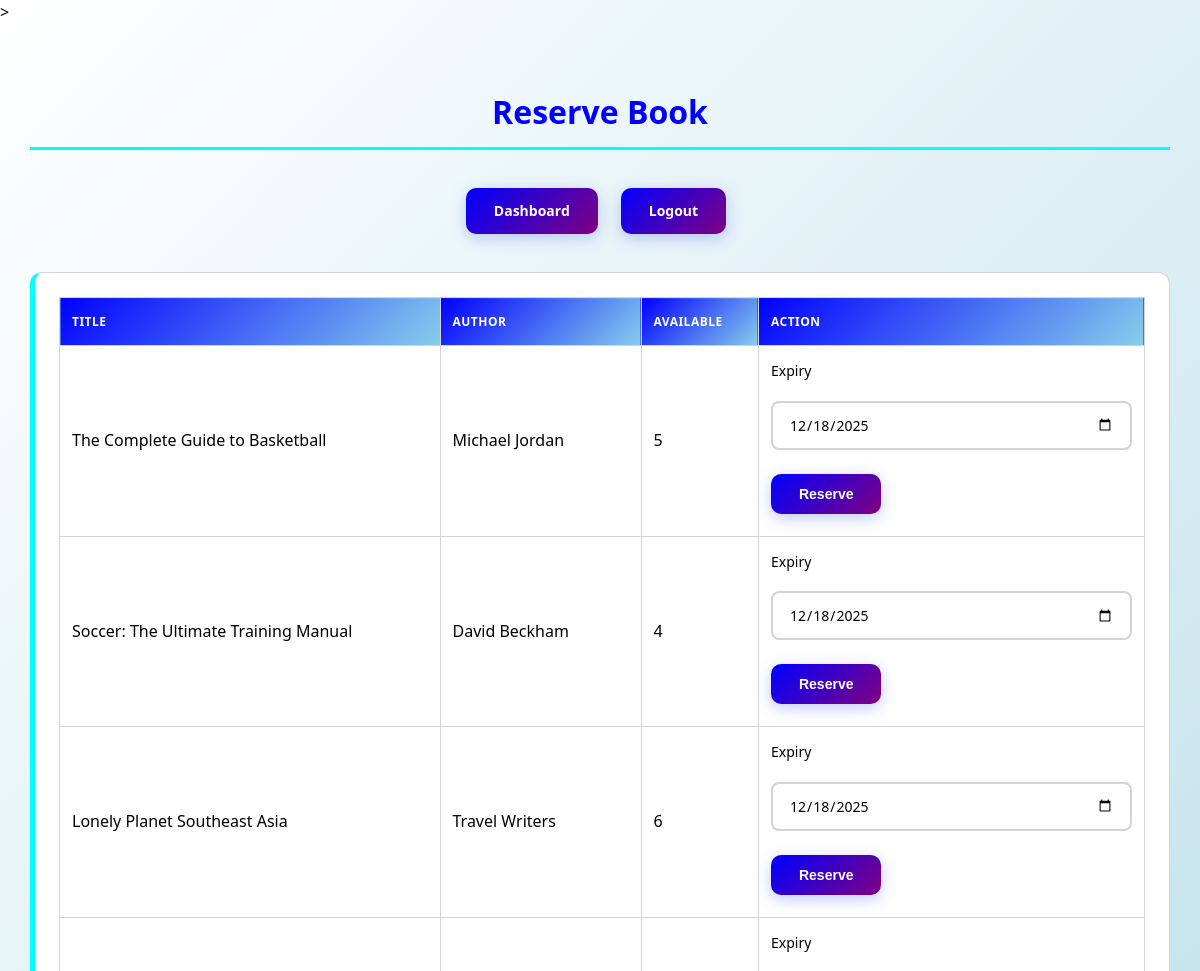
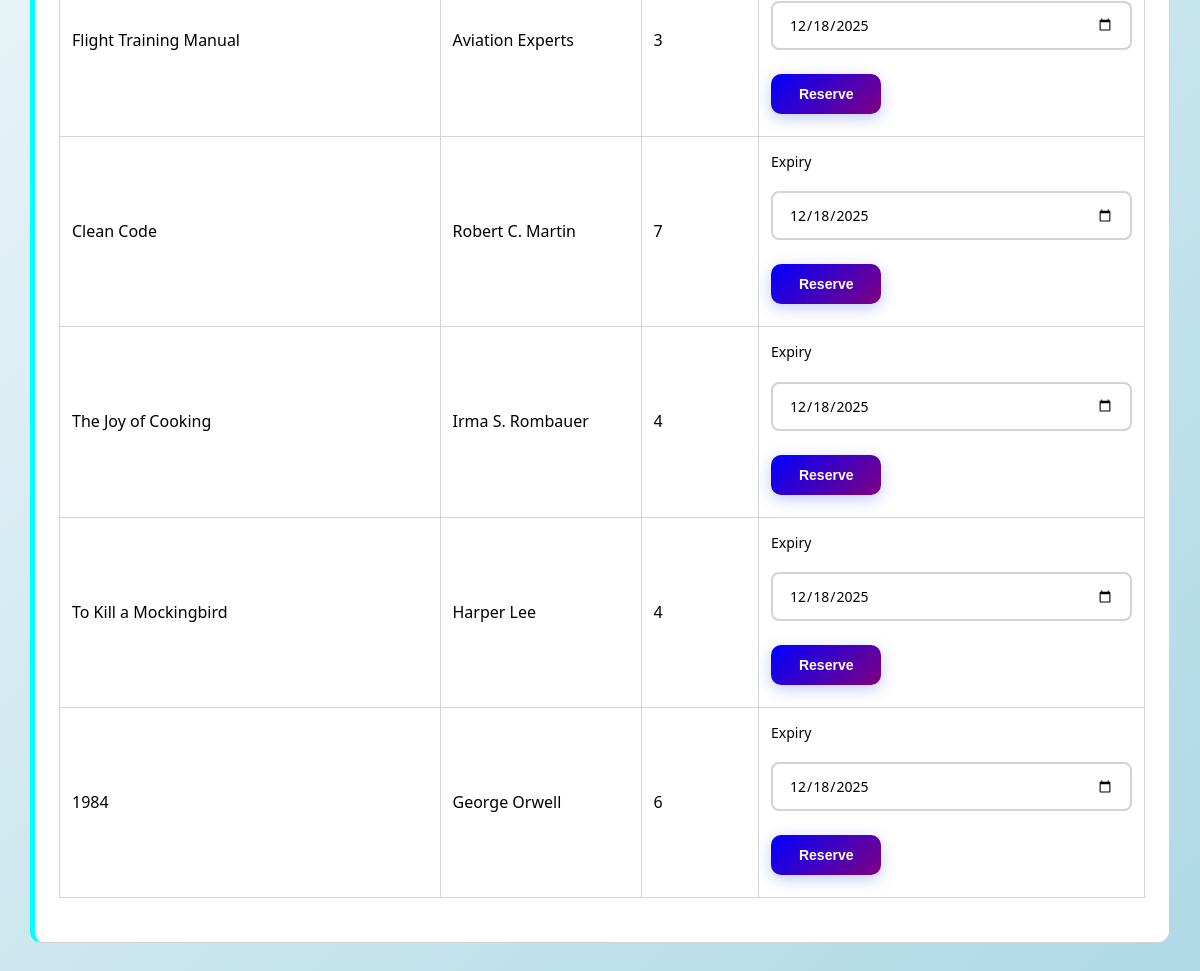
Page /view/reserve.php (signed in) on the committed database (2 pictures, top to bottom).
### tables this page shows
CREATE TABLE Book (
    Book_ID INT PRIMARY KEY AUTO_INCREMENT,
    Title VARCHAR(255) NOT NULL,
    Author VARCHAR(255) NOT NULL,
    ISBN VARCHAR(20) UNIQUE,
    Category_ID INT,
    Publisher VARCHAR(150),
    Book_Price DECIMAL(10,2) NOT NULL,
    Total_Copies INT NOT NULL DEFAULT 1,
    Copies_Available INT NOT NULL DEFAULT 1,
    Status ENUM('Available', 'Archived') DEFAULT 'Available',
    Added_By INT,
    Added_Date TIMESTAMP DEFAULT CURRENT_TIMESTAMP,
    FOREIGN KEY (Category_ID) REFERENCES Category(Category_ID),
    FOREIGN KEY (Added_By) REFERENCES Users(User_ID)
);

### model/Book.php (called while the page is built, shortened)
<?php
require_once __DIR__ . '/../config/db.php';
class Book {
    private $conn;
    public function __construct() {
        $database = new Database();
        $this->conn = $database->getConnection();
    }
    public function getAll() {
        $stmt = $this->conn->query('SELECT * FROM Book WHERE Status = "Available"');
        return $stmt->fetchAll(PDO::FETCH_ASSOC);
    }
}

### config/db.php (called while the page is built, shortened)
<?php
class Database {
    private $host = 'localhost';
    private $db_name = 'LIBRARY_SYSTEM';
    private $username = 'root';
    private $password = '';
    public function getConnection() {
        $this->conn = null;
        try {
            $this->conn = new PDO("mysql:host=" . $this->host . ";dbname=" . $this->db_name, $this->username, $this->password);
            $this->conn->setAttribute(PDO::ATTR_ERRMODE, PDO::ERRMODE_EXCEPTION);
        } catch(PDOException $exception) {
            echo "Connection error: " . $exception->getMessage();
        }
        return $this->conn;
    }
}
?>

### view/reserve.php (the view, shortened to what this page needs)
<?php
require_once __DIR__ . '/../model/Book.php';
$bookModel = new Book();
$books = $bookModel->getAll();
?>
<!DOCTYPE html>
<html>
<head>
    <link rel="stylesheet" href="/LIBRARYSYSTEM/assets/css/style.css?v=1">>
</head>
<body>
<div class="landscape-container">
    <h2 class="header">Reserve Book</h2>
    <div class="horizontal-btns">
        <a class="btn" href="/LIBRARYSYSTEM/view/dashboard.php">Dashboard</a>
        <a class="btn" href="/LIBRARYSYSTEM/view/logout.php">Logout</a>
    </div>
    <div class="dashboard-section">
        <table class="table">
            <tr><th>Title</th><th>Author</th><th>Available</th><th>Action</th></tr>
            <?php foreach ($books as $b): ?>
                <tr>
                    <td><?php echo htmlspecialchars($b['Title']); ?></td>
                    <td><?php echo htmlspecialchars($b['Author']); ?></td>
                    <td><?php echo (int)$b['Copies_Available']; ?></td>
                    <td>
                        <form method="post" action="/LIBRARYSYSTEM/view/reserve_action.php">
                            <label>Expiry</label>
                            <input type="date" name="expiry_date" value="<?php $d=new DateTime('+7 days'); echo $d->format('Y-m-d'); ?>">
                            <button type="submit">Reserve</button>
                        </form>
                    </td>
                </tr>
            <?php endforeach; ?>
        </table>
    </div>
</div>
</body>
</html>

### assets/css/style.css (style rules this page uses)
:root { --primary-color: blue; --secondary-color: skyblue; --accent-color: cyan; --success-color: green; --warning-color: orange; --danger-color: red; --dark-bg: black; --light-bg: white; --text-dark: black; --text-light: gray; --border-color: lightgray; --shadow: 0 4px 6px rgba(0, 0, 0, 0.1); --shadow-lg: 0 10px 25px rgba(0, 0, 0, 0.15); }
* { margin: 0; padding: 0; box-sizing: border-box; }
html { scroll-behavior: smooth; }
body { background: linear-gradient(135deg, white 0%, lightblue 100%); font-family: 'Segoe UI', Tahoma, Geneva, Verdana, sans-serif; color: var(--text-dark); line-height: 1.6; min-height: 100vh; }
.landscape-container { max-width: 1200px; margin: 30px auto; background-color: transparent; padding: 30px; display: flex; flex-direction: column; }
.header { text-align: center; color: var(--primary-color); margin-bottom: 30px; font-size: 32px; font-weight: 700; }
h1, h2, h3, h4, h5, h6 { color: var(--text-dark); font-weight: 600; }
h2 { font-size: 24px; margin-bottom: 20px; border-bottom: 3px solid var(--accent-color); padding-bottom: 10px; }
input[type="text"], input[type="password"], input[type="email"], input[type="number"], input[type="date"], input[type="search"], select, textarea { width: 100%; padding: 12px 16px; margin: 10px 0 16px 0; border: 2px solid var(--border-color); border-radius: 8px; background-color: var(--light-bg); font-size: 14px; transition: all 0.3s ease; font-family: inherit; }
label { display: block; margin-bottom: 8px; font-weight: 500; color: var(--text-dark); font-size: 14px; }
button, .btn, input[type="submit"], input[type="button"], input[type="reset"] { background: linear-gradient(135deg, blue 0%, purple 100%); color: white; border: none; border-radius: 10px; padding: 12px 28px; margin: 8px 8px 8px 0; cursor: pointer; font-size: 14px; font-weight: 600; transition: all 0.3s cubic-bezier(0.25, 0.8, 0.25, 1); display: inline-block; text-decoration: none; text-align: center; box-shadow: 0 4px 15px rgba(102, 126, 234, 0.4); position: relative; overflow: hidden; }
button::before, .btn::before, input[type="submit"]::before, input[type="button"]::before, input[type="reset"]::before { content: ''; position: absolute; top: 0; left: -100%; width: 100%; height: 100%; background: linear-gradient(90deg, transparent, rgba(255, 255, 255, 0.2), transparent); transition: left 0.5s; }
.horizontal-btns { display: flex; flex-direction: row; justify-content: center; gap: 15px; margin-bottom: 30px; flex-wrap: wrap; }
.dashboard-section { background: white; border-radius: 12px; padding: 24px; margin-bottom: 24px; border: 1px solid var(--border-color); border-left: 5px solid var(--accent-color); }
.table { width: 100%; border-collapse: collapse; margin-bottom: 20px; background: white; }
.table th, .table td { border: 1px solid var(--border-color); padding: 14px 12px; text-align: left; }
.table th { background: linear-gradient(135deg, var(--primary-color), var(--secondary-color)); color: white; font-weight: 600; text-transform: uppercase; font-size: 12px; letter-spacing: 0.5px; }
.table tr:nth-child(even) { background-color: var(--light-bg); }
.landscape-container > * { animation: slideInUp 0.6s ease-out forwards; }
.landscape-container > *:nth-child(1) { animation-delay: 0s; }
.landscape-container > *:nth-child(2) { animation-delay: 0.1s; }
.landscape-container > *:nth-child(3) { animation-delay: 0.2s; }

### rows in the picture
book: Title "The Complete Guide to Basketball", Author "Michael Jordan", Copies_Available "5", expiry_date "12/18/2025"
book: Title "Soccer: The Ultimate Training Manual", Author "David Beckham", Copies_Available "4", expiry_date "12/18/2025"
book: Title "Lonely Planet Southeast Asia", Author "Travel Writers", Copies_Available "6", expiry_date "12/18/2025"
book: Title "Flight Training Manual", Author "Aviation Experts", Copies_Available "3", expiry_date "12/18/2025"
book: Title "Clean Code", Author "Robert C. Martin", Copies_Available "7", expiry_date "12/18/2025"
book: Title "The Joy of Cooking", Author "Irma S. Rombauer", Copies_Available "4", expiry_date "12/18/2025"
book: Title "To Kill a Mockingbird", Author "Harper Lee", Copies_Available "4", expiry_date "12/18/2025"
book: Title "1984", Author "George Orwell", Copies_Available "6", expiry_date "12/18/2025"
